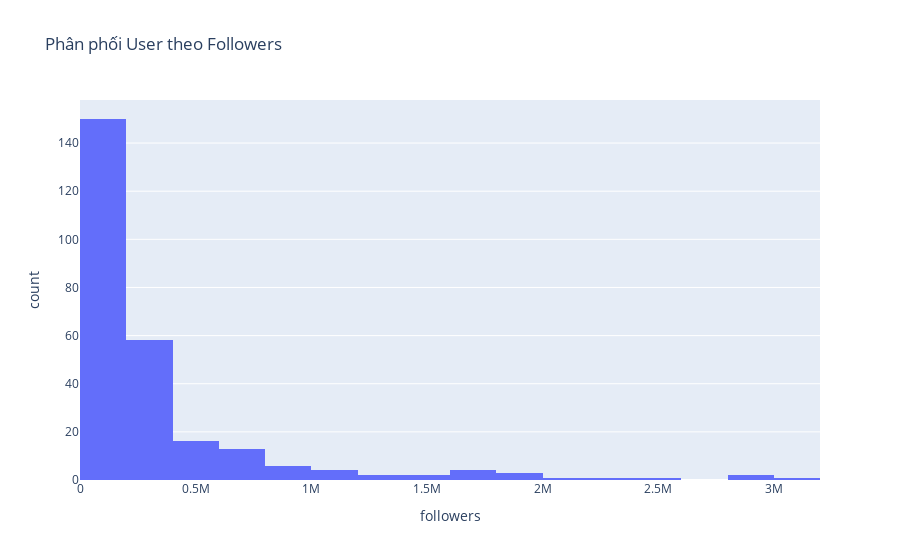

The notebook cell saved with this chart:
### Code cell
px.histogram(user_stats_df, x='followers',
             title="Phân phối User theo Followers")

### Figure 1 — Plotly figure (JSON) as saved in the notebook; plotly's stock layout.template omitted (floating-point values rounded to 4 significant figures; data arrays with more than 128 entries replaced by an {"elided": "..."} marker saying what was removed)
{"data": [{"bingroup": "x", "hovertemplate": "followers=%{x}<br>count=%{y}<extra></extra>", "legendgroup": "", "marker": {"color": "#636efa", "pattern": {"shape": ""}}, "name": "", "orientation": "v", "showlegend": false, "type": "histogram", "x": {"elided": "264 float values"}, "xaxis": "x", "yaxis": "y"}], "layout": {"barmode": "relative", "legend": {"tracegroupgap": 0}, "title": {"text": "Phân phối User theo Followers"}, "xaxis": {"anchor": "y", "domain": [0, 1], "title": {"text": "followers"}}, "yaxis": {"anchor": "x", "domain": [0, 1], "title": {"text": "count"}}}}
